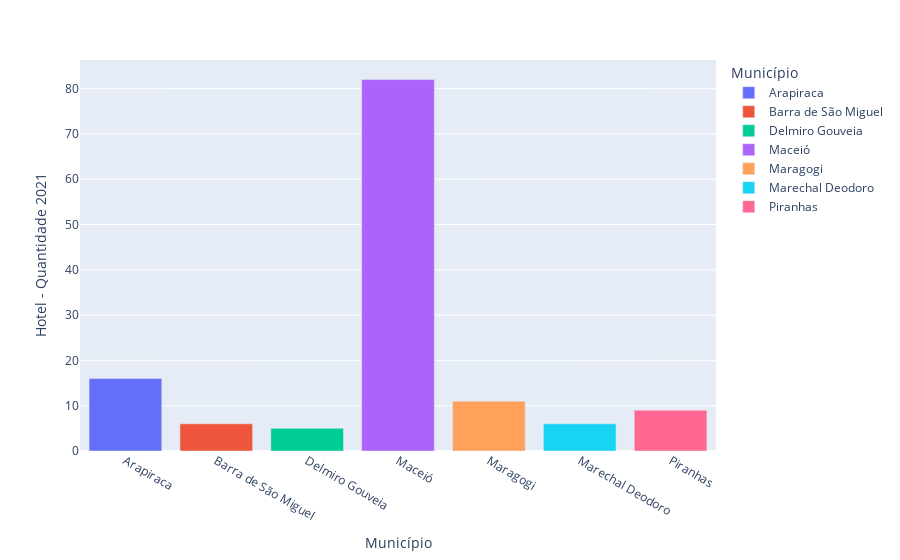

The notebook cell saved with this chart:
### Code cell
px.bar(dados, x='Município', y= 'Hotel - Quantidade 2021', color = "Município")

### Figure 1 — Plotly figure (JSON) as saved in the notebook; plotly's stock layout.template omitted (floating-point values rounded to 4 significant figures)
{"data": [{"alignmentgroup": "True", "hovertemplate": "Município=%{x}<br>Hotel - Quantidade 2021=%{y}<extra></extra>", "legendgroup": "Arapiraca", "marker": {"color": "#636efa", "pattern": {"shape": ""}}, "name": "Arapiraca", "offsetgroup": "Arapiraca", "orientation": "v", "showlegend": true, "textposition": "auto", "type": "bar", "x": ["Arapiraca"], "xaxis": "x", "y": [16], "yaxis": "y"}, {"alignmentgroup": "True", "hovertemplate": "Município=%{x}<br>Hotel - Quantidade 2021=%{y}<extra></extra>", "legendgroup": "Barra de São Miguel", "marker": {"color": "#EF553B", "pattern": {"shape": ""}}, "name": "Barra de São Miguel", "offsetgroup": "Barra de São Miguel", "orientation": "v", "showlegend": true, "textposition": "auto", "type": "bar", "x": ["Barra de São Miguel"], "xaxis": "x", "y": [6], "yaxis": "y"}, {"alignmentgroup": "True", "hovertemplate": "Município=%{x}<br>Hotel - Quantidade 2021=%{y}<extra></extra>", "legendgroup": "Delmiro Gouveia", "marker": {"color": "#00cc96", "pattern": {"shape": ""}}, "name": "Delmiro Gouveia", "offsetgroup": "Delmiro Gouveia", "orientation": "v", "showlegend": true, "textposition": "auto", "type": "bar", "x": ["Delmiro Gouveia"], "xaxis": "x", "y": [5], "yaxis": "y"}, {"alignmentgroup": "True", "hovertemplate": "Município=%{x}<br>Hotel - Quantidade 2021=%{y}<extra></extra>", "legendgroup": "Maceió", "marker": {"color": "#ab63fa", "pattern": {"shape": ""}}, "name": "Maceió", "offsetgroup": "Maceió", "orientation": "v", "showlegend": true, "textposition": "auto", "type": "bar", "x": ["Maceió"], "xaxis": "x", "y": [82], "yaxis": "y"}, {"alignmentgroup": "True", "hovertemplate": "Município=%{x}<br>Hotel - Quantidade 2021=%{y}<extra></extra>", "legendgroup": "Maragogi", "marker": {"color": "#FFA15A", "pattern": {"shape": ""}}, "name": "Maragogi", "offsetgroup": "Maragogi", "orientation": "v", "showlegend": true, "textposition": "auto", "type": "bar", "x": ["Maragogi"], "xaxis": "x", "y": [11], "yaxis": "y"}, {"alignmentgroup": "True", "hovertemplate": "Município=%{x}<br>Hotel - Quantidade 2021=%{y}<extra></extra>", "legendgroup": "Marechal Deodoro", "marker": {"color": "#19d3f3", "pattern": {"shape": ""}}, "name": "Marechal Deodoro", "offsetgroup": "Marechal Deodoro", "orientation": "v", "showlegend": true, "textposition": "auto", "type": "bar", "x": ["Marechal Deodoro"], "xaxis": "x", "y": [6], "yaxis": "y"}, {"alignmentgroup": "True", "hovertemplate": "Município=%{x}<br>Hotel - Quantidade 2021=%{y}<extra></extra>", "legendgroup": "Piranhas", "marker": {"color": "#FF6692", "pattern": {"shape": ""}}, "name": "Piranhas", "offsetgroup": "Piranhas", "orientation": "v", "showlegend": true, "textposition": "auto", "type": "bar", "x": ["Piranhas"], "xaxis": "x", "y": [9], "yaxis": "y"}], "layout": {"barmode": "relative", "legend": {"title": {"text": "Município"}, "tracegroupgap": 0}, "margin": {"t": 60}, "xaxis": {"anchor": "y", "categoryarray": ["Arapiraca", "Barra de São Miguel", "Delmiro Gouveia", "Maceió", "Maragogi", "Marechal Deodoro", "Piranhas"], "categoryorder": "array", "domain": [0, 1], "title": {"text": "Município"}}, "yaxis": {"anchor": "x", "domain": [0, 1], "title": {"text": "Hotel - Quantidade 2021"}}}}
